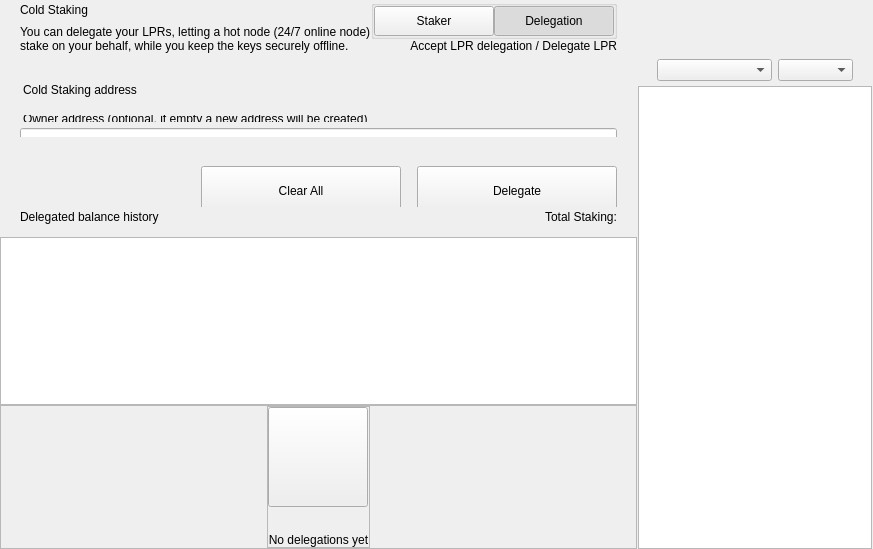
<?xml version="1.0" encoding="UTF-8"?>
<ui version="4.0">
 <class>ColdStakingWidget</class>
 <widget class="QWidget" name="ColdStakingWidget">
  <property name="geometry">
   <rect>
    <x>0</x>
    <y>0</y>
    <width>629</width>
    <height>549</height>
   </rect>
  </property>
  <property name="windowTitle">
   <string>Form</string>
  </property>
  <layout class="QHBoxLayout" name="horizontalLayout_1" stretch="2,1">
   <property name="spacing">
    <number>0</number>
   </property>
   <property name="leftMargin">
    <number>0</number>
   </property>
   <property name="topMargin">
    <number>0</number>
   </property>
   <property name="rightMargin">
    <number>0</number>
   </property>
   <property name="bottomMargin">
    <number>0</number>
   </property>
   <item>
    <widget class="QWidget" name="left" native="true">
     <layout class="QVBoxLayout" name="verticalLayout_3">
      <property name="leftMargin">
       <number>0</number>
      </property>
      <property name="topMargin">
       <number>0</number>
      </property>
      <property name="rightMargin">
       <number>0</number>
      </property>
      <property name="bottomMargin">
       <number>0</number>
      </property>
      <item>
       <layout class="QVBoxLayout" name="verticalLayout_2">
        <property name="spacing">
         <number>0</number>
        </property>
        <item>
         <layout class="QVBoxLayout" name="verticalLayoutTop">
          <property name="spacing">
           <number>0</number>
          </property>
          <property name="leftMargin">
           <number>0</number>
          </property>
          <property name="rightMargin">
           <number>0</number>
          </property>
          <item>
           <widget class="QWidget" name="containerTitle" native="true">
            <property name="sizePolicy">
             <sizepolicy hsizetype="Preferred" vsizetype="Minimum">
              <horstretch>0</horstretch>
              <verstretch>0</verstretch>
             </sizepolicy>
            </property>
            <property name="maximumSize">
             <size>
              <width>16777215</width>
              <height>100</height>
             </size>
            </property>
            <layout class="QHBoxLayout" name="containerTitleLayout">
             <property name="spacing">
              <number>0</number>
             </property>
             <property name="leftMargin">
              <number>20</number>
             </property>
             <property name="topMargin">
              <number>0</number>
             </property>
             <property name="rightMargin">
              <number>20</number>
             </property>
             <property name="bottomMargin">
              <number>0</number>
             </property>
             <item>
              <layout class="QVBoxLayout" name="verticalLayout11">
               <property name="spacing">
                <number>5</number>
               </property>
               <item>
                <widget class="QLabel" name="labelTitle">
                 <property name="text">
                  <string>Cold Staking</string>
                 </property>
                </widget>
               </item>
               <item>
                <widget class="QLabel" name="labelSubtitle1">
                 <property name="maximumSize">
                  <size>
                   <width>16777215</width>
                   <height>16777215</height>
                  </size>
                 </property>
                 <property name="text">
                  <string>You can delegate your LPRs, letting a hot node (24/7 online node)
stake on your behalf, while you keep the keys securely offline.</string>
                 </property>
                </widget>
               </item>
              </layout>
             </item>
             <item>
              <spacer name="horizontalSpacer">
               <property name="orientation">
                <enum>Qt::Horizontal</enum>
               </property>
               <property name="sizeHint" stdset="0">
                <size>
                 <width>40</width>
                 <height>20</height>
                </size>
               </property>
              </spacer>
             </item>
             <item>
              <widget class="QWidget" name="containerViewPrivacyChecks" native="true">
               <layout class="QVBoxLayout" name="containerPrivacyChecks">
                <property name="spacing">
                 <number>0</number>
                </property>
                <property name="leftMargin">
                 <number>0</number>
                </property>
                <property name="topMargin">
                 <number>0</number>
                </property>
                <property name="rightMargin">
                 <number>0</number>
                </property>
                <property name="bottomMargin">
                 <number>0</number>
                </property>
                <item alignment="Qt::AlignHCenter|Qt::AlignVCenter">
                 <widget class="QGroupBox" name="groupBox">
                  <property name="title">
                   <string/>
                  </property>
                  <layout class="QHBoxLayout" name="horizontalLayout_2_1">
                   <property name="spacing">
                    <number>0</number>
                   </property>
                   <property name="leftMargin">
                    <number>0</number>
                   </property>
                   <property name="topMargin">
                    <number>0</number>
                   </property>
                   <property name="rightMargin">
                    <number>0</number>
                   </property>
                   <property name="bottomMargin">
                    <number>0</number>
                   </property>
                   <item>
                    <widget class="QPushButton" name="pushLeft">
                     <property name="minimumSize">
                      <size>
                       <width>120</width>
                       <height>30</height>
                      </size>
                     </property>
                     <property name="maximumSize">
                      <size>
                       <width>120</width>
                       <height>30</height>
                      </size>
                     </property>
                     <property name="focusPolicy">
                      <enum>Qt::NoFocus</enum>
                     </property>
                     <property name="text">
                      <string>Staker</string>
                     </property>
                     <property name="checkable">
                      <bool>true</bool>
                     </property>
                     <property name="autoExclusive">
                      <bool>true</bool>
                     </property>
                    </widget>
                   </item>
                   <item>
                    <widget class="QPushButton" name="pushRight">
                     <property name="minimumSize">
                      <size>
                       <width>120</width>
                       <height>30</height>
                      </size>
                     </property>
                     <property name="maximumSize">
                      <size>
                       <width>120</width>
                       <height>30</height>
                      </size>
                     </property>
                     <property name="focusPolicy">
                      <enum>Qt::NoFocus</enum>
                     </property>
                     <property name="text">
                      <string>Delegation</string>
                     </property>
                     <property name="checkable">
                      <bool>true</bool>
                     </property>
                     <property name="checked">
                      <bool>true</bool>
                     </property>
                     <property name="autoExclusive">
                      <bool>true</bool>
                     </property>
                    </widget>
                   </item>
                  </layout>
                 </widget>
                </item>
                <item alignment="Qt::AlignTop">
                 <widget class="QLabel" name="labelSubtitle2">
                  <property name="text">
                   <string>Accept LPR delegation / Delegate LPR</string>
                  </property>
                  <property name="alignment">
                   <set>Qt::AlignRight|Qt::AlignTrailing|Qt::AlignVCenter</set>
                  </property>
                 </widget>
                </item>
               </layout>
              </widget>
             </item>
            </layout>
           </widget>
          </item>
          <item>
           <spacer name="verticalSpacer_2">
            <property name="orientation">
             <enum>Qt::Vertical</enum>
            </property>
            <property name="sizeType">
             <enum>QSizePolicy::Fixed</enum>
            </property>
            <property name="sizeHint" stdset="0">
             <size>
              <width>20</width>
              <height>30</height>
             </size>
            </property>
           </spacer>
          </item>
          <item>
           <widget class="QWidget" name="containerSend" native="true">
            <property name="minimumSize">
             <size>
              <width>0</width>
              <height>50</height>
             </size>
            </property>
            <layout class="QVBoxLayout" name="containerSendRow">
             <property name="spacing">
              <number>6</number>
             </property>
             <property name="leftMargin">
              <number>0</number>
             </property>
             <property name="topMargin">
              <number>0</number>
             </property>
             <property name="rightMargin">
              <number>0</number>
             </property>
             <property name="bottomMargin">
              <number>0</number>
             </property>
             <item>
              <widget class="QLabel" name="labelEditTitle">
               <property name="maximumSize">
                <size>
                 <width>16777215</width>
                 <height>30</height>
                </size>
               </property>
               <property name="styleSheet">
                <string notr="true">padding-left:20px; padding-bottom:3px;</string>
               </property>
               <property name="text">
                <string>Cold Staking address</string>
               </property>
              </widget>
             </item>
             <item>
              <spacer name="verticalSpacer_6">
               <property name="orientation">
                <enum>Qt::Vertical</enum>
               </property>
               <property name="sizeType">
                <enum>QSizePolicy::Fixed</enum>
               </property>
               <property name="sizeHint" stdset="0">
                <size>
                 <width>20</width>
                 <height>9</height>
                </size>
               </property>
              </spacer>
             </item>
             <item>
              <widget class="QWidget" name="containerOwner" native="true">
               <layout class="QVBoxLayout" name="vContainerOwner">
                <property name="spacing">
                 <number>4</number>
                </property>
                <property name="leftMargin">
                 <number>20</number>
                </property>
                <property name="topMargin">
                 <number>0</number>
                </property>
                <property name="rightMargin">
                 <number>20</number>
                </property>
                <property name="bottomMargin">
                 <number>0</number>
                </property>
                <item>
                 <widget class="QLabel" name="labelSubtitleDescription">
                  <property name="maximumSize">
                   <size>
                    <width>16777215</width>
                    <height>20</height>
                   </size>
                  </property>
                  <property name="styleSheet">
                   <string notr="true">margin-bottom:2px;
                   margin-left:0.05px;
                   padding:0px;</string>
                  </property>
                  <property name="text">
                   <string>Owner address (optional, if empty a new address will be created)</string>
                  </property>
                 </widget>
                </item>
                <item>
                 <widget class="QLineEdit" name="lineEditOwnerAddress">
                  <property name="minimumSize">
                   <size>
                    <width>0</width>
                    <height>50</height>
                   </size>
                  </property>
                  <property name="maximumSize">
                   <size>
                    <width>16777215</width>
                    <height>50</height>
                   </size>
                  </property>
                  <property name="styleSheet">
                   <string notr="true"/>
                  </property>
                  <property name="placeholderText">
                   <string>Enter owner address</string>
                  </property>
                 </widget>
                </item>
               </layout>
              </widget>
             </item>
            </layout>
           </widget>
          </item>
         </layout>
        </item>
        <item>
         <spacer name="verticalSpacer_3">
          <property name="orientation">
           <enum>Qt::Vertical</enum>
          </property>
          <property name="sizeType">
           <enum>QSizePolicy::Minimum</enum>
          </property>
          <property name="sizeHint" stdset="0">
           <size>
            <width>20</width>
            <height>20</height>
           </size>
          </property>
         </spacer>
        </item>
        <item>
         <widget class="QWidget" name="containerBtn" native="true">
          <property name="minimumSize">
           <size>
            <width>0</width>
            <height>50</height>
           </size>
          </property>
          <layout class="QHBoxLayout" name="horizontalLayout">
           <property name="rightMargin">
            <number>20</number>
           </property>
           <item>
            <spacer name="horizontalSpacer_2">
             <property name="orientation">
              <enum>Qt::Horizontal</enum>
             </property>
             <property name="sizeHint" stdset="0">
              <size>
               <width>200</width>
               <height>20</height>
              </size>
             </property>
            </spacer>
           </item>
           <item>
            <layout class="QHBoxLayout" name="horizontalLayout_7">
             <item>
              <spacer name="horizontalSpacer_3">
               <property name="orientation">
                <enum>Qt::Horizontal</enum>
               </property>
               <property name="sizeType">
                <enum>QSizePolicy::Expanding</enum>
               </property>
               <property name="sizeHint" stdset="0">
                <size>
                 <width>40</width>
                 <height>20</height>
                </size>
               </property>
              </spacer>
             </item>
             <item>
              <widget class="QPushButton" name="pushButtonClear">
               <property name="minimumSize">
                <size>
                 <width>200</width>
                 <height>50</height>
                </size>
               </property>
               <property name="focusPolicy">
                <enum>Qt::NoFocus</enum>
               </property>
               <property name="text">
                <string>Clear All</string>
               </property>
              </widget>
             </item>
             <item>
              <spacer name="horizontalSpacer_4">
               <property name="orientation">
                <enum>Qt::Horizontal</enum>
               </property>
               <property name="sizeType">
                <enum>QSizePolicy::Fixed</enum>
               </property>
               <property name="sizeHint" stdset="0">
                <size>
                 <width>10</width>
                 <height>20</height>
                </size>
               </property>
              </spacer>
             </item>
             <item>
              <widget class="QPushButton" name="pushButtonSend">
               <property name="minimumSize">
                <size>
                 <width>200</width>
                 <height>50</height>
                </size>
               </property>
               <property name="maximumSize">
                <size>
                 <width>200</width>
                 <height>50</height>
                </size>
               </property>
               <property name="focusPolicy">
                <enum>Qt::NoFocus</enum>
               </property>
               <property name="text">
                <string>Delegate</string>
               </property>
              </widget>
             </item>
            </layout>
           </item>
          </layout>
         </widget>
        </item>
        <item>
         <widget class="QWidget" name="containerHistoryLabel" native="true">
          <layout class="QHBoxLayout" name="horizontalLayout_4">
           <property name="spacing">
            <number>0</number>
           </property>
           <property name="leftMargin">
            <number>20</number>
           </property>
           <property name="topMargin">
            <number>0</number>
           </property>
           <property name="rightMargin">
            <number>20</number>
           </property>
           <property name="bottomMargin">
            <number>0</number>
           </property>
           <item>
            <widget class="QWidget" name="verticalWidget" native="true">
             <property name="minimumSize">
              <size>
               <width>100</width>
               <height>0</height>
              </size>
             </property>
             <layout class="QVBoxLayout" name="verticalLayout_58">
              <property name="leftMargin">
               <number>0</number>
              </property>
              <property name="topMargin">
               <number>0</number>
              </property>
              <property name="rightMargin">
               <number>0</number>
              </property>
              <property name="bottomMargin">
               <number>0</number>
              </property>
              <item>
               <widget class="QLabel" name="labelListHistory">
                <property name="text">
                 <string>Delegated balance history</string>
                </property>
               </widget>
              </item>
             </layout>
            </widget>
           </item>
           <item>
            <spacer name="horizontalSpacer_5">
             <property name="orientation">
              <enum>Qt::Horizontal</enum>
             </property>
             <property name="sizeHint" stdset="0">
              <size>
               <width>40</width>
               <height>20</height>
              </size>
             </property>
            </spacer>
           </item>
           <item>
            <widget class="QLabel" name="labelStakingTotal">
             <property name="text">
              <string>Total Staking:</string>
             </property>
            </widget>
           </item>
          </layout>
         </widget>
        </item>
        <item>
         <layout class="QVBoxLayout" name="verticalLayout_64">
          <property name="spacing">
           <number>0</number>
          </property>
          <item>
           <spacer name="verticalSpacer_44">
            <property name="orientation">
             <enum>Qt::Vertical</enum>
            </property>
            <property name="sizeType">
             <enum>QSizePolicy::Fixed</enum>
            </property>
            <property name="sizeHint" stdset="0">
             <size>
              <width>20</width>
              <height>10</height>
             </size>
            </property>
           </spacer>
          </item>
          <item>
           <widget class="QListView" name="listView">
            <property name="enabled">
             <bool>true</bool>
            </property>
            <property name="mouseTracking">
             <bool>true</bool>
            </property>
           </widget>
          </item>
          <item>
           <widget class="QFrame" name="emptyContainer">
            <property name="minimumSize">
             <size>
              <width>0</width>
              <height>100</height>
             </size>
            </property>
            <property name="frameShape">
             <enum>QFrame::StyledPanel</enum>
            </property>
            <property name="frameShadow">
             <enum>QFrame::Raised</enum>
            </property>
            <layout class="QVBoxLayout" name="verticalLayout_71" stretch="1,8">
             <property name="spacing">
              <number>0</number>
             </property>
             <property name="leftMargin">
              <number>0</number>
             </property>
             <property name="topMargin">
              <number>0</number>
             </property>
             <property name="rightMargin">
              <number>0</number>
             </property>
             <property name="bottomMargin">
              <number>0</number>
             </property>
             <item>
              <spacer name="verticalSpacer">
               <property name="orientation">
                <enum>Qt::Vertical</enum>
               </property>
               <property name="sizeHint" stdset="0">
                <size>
                 <width>20</width>
                 <height>20</height>
                </size>
               </property>
              </spacer>
             </item>
             <item alignment="Qt::AlignHCenter|Qt::AlignVCenter">
              <widget class="QFrame" name="emptyScreen">
               <property name="sizePolicy">
                <sizepolicy hsizetype="Expanding" vsizetype="Expanding">
                 <horstretch>0</horstretch>
                 <verstretch>0</verstretch>
                </sizepolicy>
               </property>
               <property name="frameShape">
                <enum>QFrame::StyledPanel</enum>
               </property>
               <property name="frameShadow">
                <enum>QFrame::Raised</enum>
               </property>
               <layout class="QVBoxLayout" name="verticalLayout">
                <property name="spacing">
                 <number>30</number>
                </property>
                <property name="leftMargin">
                 <number>0</number>
                </property>
                <property name="topMargin">
                 <number>0</number>
                </property>
                <property name="rightMargin">
                 <number>0</number>
                </property>
                <property name="bottomMargin">
                 <number>0</number>
                </property>
                <item alignment="Qt::AlignHCenter|Qt::AlignVCenter">
                 <widget class="QPushButton" name="pushImgEmpty">
                  <property name="minimumSize">
                   <size>
                    <width>100</width>
                    <height>100</height>
                   </size>
                  </property>
                  <property name="maximumSize">
                   <size>
                    <width>100</width>
                    <height>100</height>
                   </size>
                  </property>
                  <property name="focusPolicy">
                   <enum>Qt::NoFocus</enum>
                  </property>
                  <property name="text">
                   <string/>
                  </property>
                  <property name="iconSize">
                   <size>
                    <width>100</width>
                    <height>100</height>
                   </size>
                  </property>
                 </widget>
                </item>
                <item alignment="Qt::AlignHCenter|Qt::AlignVCenter">
                 <widget class="QLabel" name="labelEmpty">
                  <property name="styleSheet">
                   <string notr="true"/>
                  </property>
                  <property name="text">
                   <string>No delegations yet</string>
                  </property>
                  <property name="alignment">
                   <set>Qt::AlignCenter</set>
                  </property>
                 </widget>
                </item>
               </layout>
              </widget>
             </item>
            </layout>
           </widget>
          </item>
         </layout>
        </item>
       </layout>
      </item>
     </layout>
    </widget>
   </item>
   <item>
    <widget class="QWidget" name="right" native="true">
     <layout class="QVBoxLayout" name="rightContainer">
      <property name="spacing">
       <number>0</number>
      </property>
      <property name="leftMargin">
       <number>1</number>
      </property>
      <property name="topMargin">
       <number>0</number>
      </property>
      <property name="rightMargin">
       <number>1</number>
      </property>
      <property name="bottomMargin">
       <number>0</number>
      </property>
      <item>
       <widget class="QWidget" name="containerRightButtons" native="true">
        <property name="minimumSize">
         <size>
          <width>0</width>
          <height>50</height>
         </size>
        </property>
        <layout class="QVBoxLayout" name="verticalLayout_4">
         <property name="leftMargin">
          <number>19</number>
         </property>
         <property name="topMargin">
          <number>0</number>
         </property>
         <property name="rightMargin">
          <number>19</number>
         </property>
         <property name="bottomMargin">
          <number>0</number>
         </property>
         <item>
          <widget class="OptionButton" name="btnCoinControl" native="true">
           <property name="minimumSize">
            <size>
             <width>0</width>
             <height>0</height>
            </size>
           </property>
          </widget>
         </item>
         <item>
          <widget class="OptionButton" name="btnColdStaking" native="true"/>
         </item>
         <item>
          <widget class="OptionButton" name="btnMyStakingAddresses" native="true">
           <property name="sizePolicy">
            <sizepolicy hsizetype="Preferred" vsizetype="Minimum">
             <horstretch>0</horstretch>
             <verstretch>0</verstretch>
            </sizepolicy>
           </property>
          </widget>
         </item>
        </layout>
       </widget>
      </item>
      <item>
       <widget class="QWidget" name="sortWidget" native="true">
        <layout class="QHBoxLayout" name="horizontalLayout_6">
         <property name="leftMargin">
          <number>19</number>
         </property>
         <property name="rightMargin">
          <number>19</number>
         </property>
         <property name="bottomMargin">
          <number>5</number>
         </property>
         <item>
          <spacer name="horizontalSpacer_6">
           <property name="orientation">
            <enum>Qt::Horizontal</enum>
           </property>
           <property name="sizeHint" stdset="0">
            <size>
             <width>40</width>
             <height>20</height>
            </size>
           </property>
          </spacer>
         </item>
         <item>
          <widget class="QComboBox" name="comboBoxSort">
           <property name="sizePolicy">
            <sizepolicy hsizetype="Preferred" vsizetype="Fixed">
             <horstretch>0</horstretch>
             <verstretch>0</verstretch>
            </sizepolicy>
           </property>
           <property name="minimumSize">
            <size>
             <width>115</width>
             <height>0</height>
            </size>
           </property>
          </widget>
         </item>
         <item>
          <widget class="QComboBox" name="comboBoxSortOrder">
           <property name="sizePolicy">
            <sizepolicy hsizetype="Preferred" vsizetype="Fixed">
             <horstretch>0</horstretch>
             <verstretch>0</verstretch>
            </sizepolicy>
           </property>
           <property name="minimumSize">
            <size>
             <width>75</width>
             <height>0</height>
            </size>
           </property>
          </widget>
         </item>
        </layout>
       </widget>
      </item>
      <item>
       <widget class="QListView" name="listViewStakingAddress">
        <property name="enabled">
         <bool>true</bool>
        </property>
        <property name="mouseTracking">
         <bool>true</bool>
        </property>
       </widget>
      </item>
     </layout>
    </widget>
   </item>
  </layout>
 </widget>
 <customwidgets>
  <customwidget>
   <class>OptionButton</class>
   <extends>QWidget</extends>
   <header>qt/arora/optionbutton.h</header>
   <container>1</container>
  </customwidget>
 </customwidgets>
 <resources/>
 <connections/>
</ui>
